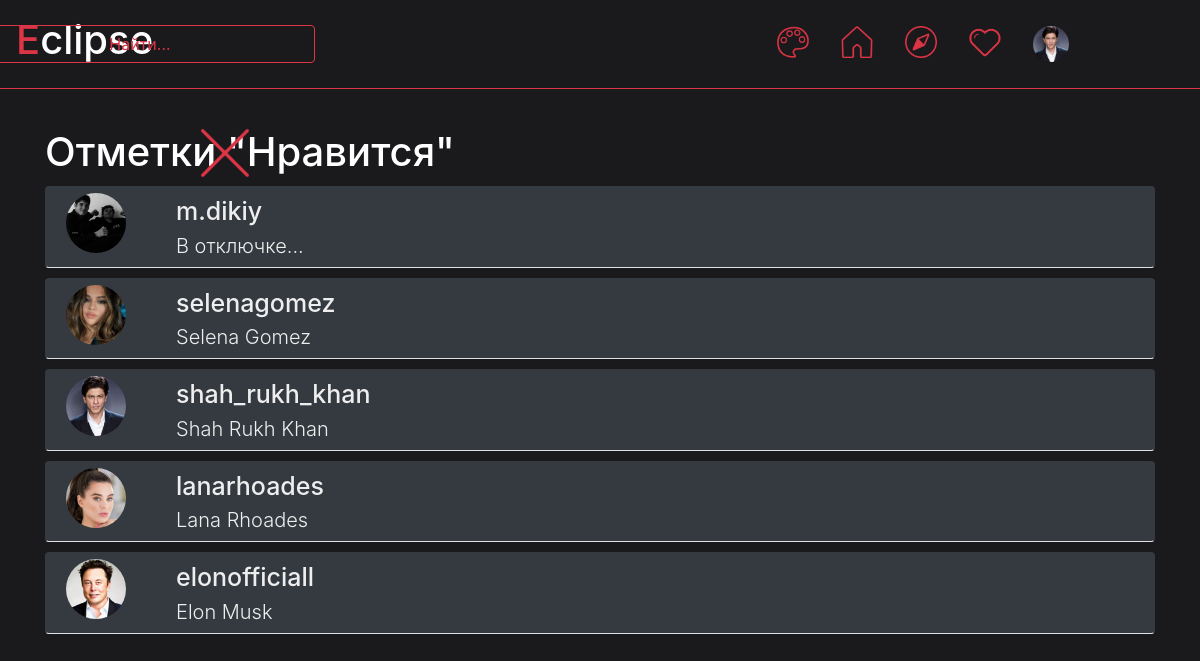
Screenshot of /view_users/likes/7 (signed in) with the database file from the repository.
### data/users.py (models this page shows, shortened)
class User(SqlAlchemyBase, UserMixin):
    __tablename__ = 'users'
    id = sqlalchemy.Column(sqlalchemy.Integer,
                           primary_key=True, autoincrement=True)
    name = sqlalchemy.Column(sqlalchemy.String, nullable=True)
    full_name = sqlalchemy.Column(sqlalchemy.String, nullable=True, default='')
    email = sqlalchemy.Column(sqlalchemy.String,
                              index=True, unique=True, nullable=True)
    hashed_password = sqlalchemy.Column(sqlalchemy.String, nullable=True)
    phone = sqlalchemy.Column(sqlalchemy.String, nullable=True, default='+7 ')
    about = sqlalchemy.Column(sqlalchemy.String, nullable=True)
    filename_photo = sqlalchemy.Column(sqlalchemy.String, nullable=True, default='user_data/profile_photos/default.png')
    created_date = sqlalchemy.Column(sqlalchemy.DateTime,
                                     default=datetime.datetime.now)
    other_data = None
    def load_data(self):
        if os.path.isfile(f'static/user_data/additional_data/user_{self.id}.json'):
            file = open(f'static/user_data/additional_data/user_{self.id}.json', 'r')
            self.other_data = json.load(file)
        else:
            self.save_data()

### main.py (the view, shortened to what this page needs)
@app.route('/view_users/<type_>/<id_>', methods=['GET', 'POST'])
def view_users(type_, id_):     # Простомт подписчиков/подписок/лайкнувших
    db_sess = db_session.create_session()
    current_user.load_data()
    users = []
    title_ = ''
    if type_ == 'likes':
        publication = db_sess.query(Publication).filter(Publication.id == id_).first()
        publication.load_data()
        users = db_sess.query(User).filter(User.id.in_(publication.other_data['likes'])).all()
        title_ = 'Отметки "Нравится"'
        url_closing = f'/show_publication/{publication.id}'
    return render_template('view_users.html', title=type_, theme=get_theme(), users=users, title_=title_, url_closing=url_closing)

### data/db_session.py (called while the page is built)
def create_session() -> Session:
    global __factory
    return __factory()

### data/publications.py (called while the page is built)
    def load_data(self):
        if os.path.isfile(f'static/user_data/additional_data/publication_{self.id}.json'):
            file = open(f'static/user_data/additional_data/publication_{self.id}.json', 'r')
            self.other_data = json.load(file)
        else:
            self.save_data()

### main.py (called while the page is built)
def get_theme():    # Возвращает текушую тему
    return themes[int(request.cookies.get("theme_index", 0))]

@login_manager.user_loader
def load_user(user_id):
    db_sess = db_session.create_session()
    return db_sess.query(User).get(user_id)

### templates/view_users.html
{% extends "base.html" %}
{% block content %}
    <div class="album py-5">
        <nav class="container">
            <div>
                <a href={{url_closing}}><img src="{{ url_for('static', filename='icons/' + theme.icon_name + 'close.png') }}" width="50" height="50" style="position: absolute; left: 200px;"></a>
            </div>
            <h1 class="white">{{title_}}</h1>
            {% if users %}
                {% for user in users %}
                    <a class="btn btn-{{theme.style_btn}} nav nav-tabs" href="http://127.0.0.1:8080/profile/{{user.name}}" style="margin-top: 10px">
                        <div class="nav">
                                <div class="nav-item" style="margin-left: 20px">
                                    <img src="{{ url_for('static', filename=user.filename_photo) }}" width="60" height="60" class="rounded-circle">
                                </div>
                                <div class="nav flex-column" align="left">
                                    <bl-700>{{user.name}}</bl-700>
                                    <bl-300>{{user.full_name}}</bl-300>
                                </div>
                        </div>
                    </a>
                {% endfor %}
            {% else %}
                <h2 class="white" style="margin-top: 100px;">пусто...</h2>
            {% endif %}
        </nav>
    </div>
{% endblock %}

### templates/base.html (shortened to what this page needs)
<!doctype html>
<html lang="en">
<head>
    <link rel="stylesheet"
          href="https://stackpath.bootstrapcdn.com/bootstrap/4.4.1/css/bootstrap.min.css"
>
    <link rel="stylesheet" href="{{ url_for('static', filename=theme.css_file) }}">
</head>
<body>
<header class="p-3 mb-3 border-bottom border-{{theme.style}}" style="background-color: {{theme.background_color}}; position: fixed; width: 1920px; z-index: 1">
    <div class="d-flex flex-wrap align-items-center justify-content-center justify-content-lg-start">
        {% if current_user.is_authenticated %}
            <h1 style="color: {{theme.color}}">E<span class="white">clipse</span></h1>
              <a href="/search" class="col-12 col-lg-auto mb-3 mb-lg-0 me-lg-3" style="width: 350px; position: fixed; right: 900px;">
                  <button type="button" class="btn btn-outline-{{theme.style}}" style="width: 350px;">Найти...</button>
              </a>
            <ul class="nav col-12 col-lg-auto me-lg-auto mb-2 justify-content-center mb-md-0" style="position: fixed; right: 100px;">
                <li><a href="/change_theme" class="nav-link px-3">
                    <img src="{{ url_for('static', filename='icons/' + theme.icon_name + 'circle.png') }}" width="32" height="32">
                </a></li>
                <li><a href="/home" class="nav-link px-3">
                    {% if request.path == "/home" %}
                        <img src="{{ url_for('static', filename='icons/' + theme.icon_name + 'home_true.png') }}" width="32" height="32">
                    {% else %}
                        <img src="{{ url_for('static', filename='icons/' + theme.icon_name + 'home_false.png') }}" width="32" height="32">
                    {% endif %}
                </a></li>
                <li><a href="/explore" class="nav-link px-3">
                    {% if request.path == "/explore" %}
                        <img src="{{ url_for('static', filename='icons/' + theme.icon_name + 'explore_true.png') }}" width="32" height="32">
                    {% else %}
                        <img src="{{ url_for('static', filename='icons/' + theme.icon_name + 'explore_false.png') }}" width="32" height="32">
                    {% endif %}
                </a></li>
                <li><a href="/notification" class="nav-link px-3">
                    {% if request.path == "/notification" %}
                        <img src="{{ url_for('static', filename='icons/' + theme.icon_name + 'like_true.png') }}" width="32" height="32">
                    {% else %}
                        <img src="{{ url_for('static', filename='icons/' + theme.icon_name + 'like_false.png') }}" width="32" height="32">
                    {% endif %}
                </a></li>
                <li><a href="/profile/{{ current_user.name }}" class="nav-link px-3">
                    <img src="{{ url_for('static', filename=current_user.filename_photo) }}" width="36" height="36" class="rounded-circle">
                </a></li>
            </ul>
        {% else %}
            <p>
                <a class="btn btn-primary" href="/register">Зарегистрироваться</a>
                <a class="btn btn-success" href="/login">Войти</a>
            </p>
        {% endif %}
    </div>
</header>
<main role="main" class="container" style="background-color: {{theme.background_color}}; position: relative; top: 80px; max-width: 1920px; min-height: 1000px">
    {% block content %}
    {% endblock %}
</main>
</body>
</html>

### static/css/red_dark.css (style rules this page uses)
bl-700 { color: #eeeeee; font-size: 25px; margin-left: 50px; font-weight: 500; }
bl-300 { color: #eeeeee; font-size: 20px; font-weight: 300; margin-left: 50px; }
.white { color: #ffffff }

### rows the page displays
User: filename_photo (picture), name "shah_rukh_khan", full_name "Shah Rukh Khan"
User: filename_photo (picture), name "m.dikiy", full_name "В отключке..."
User: filename_photo (picture), name "selenagomez", full_name "Selena Gomez"
User: filename_photo (picture), name "lanarhoades", full_name "Lana Rhoades"
User: filename_photo (picture), name "elonofficiall", full_name "Elon Musk"

### other values shown
{{ title_ }} "Отметки \"Нравится\"…"
